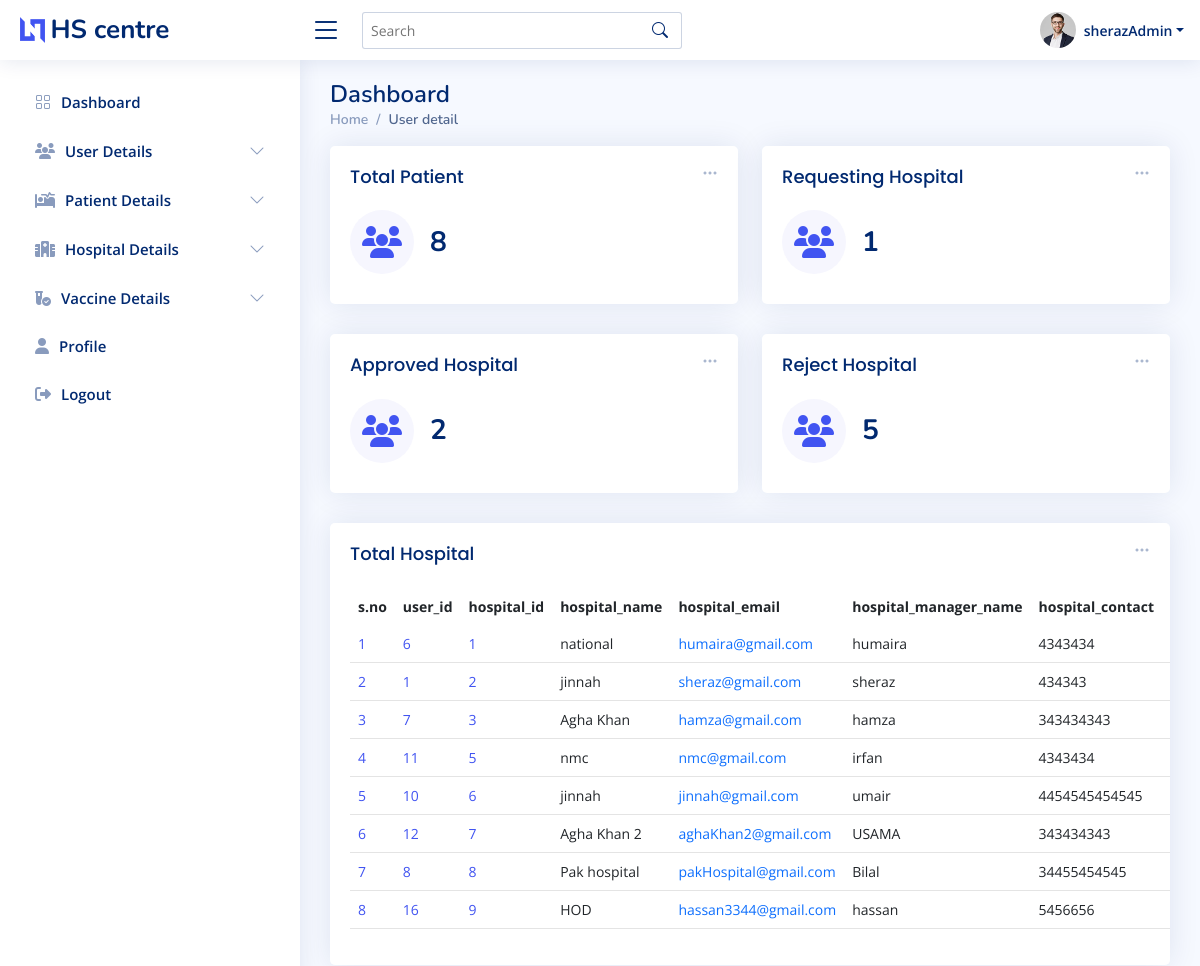
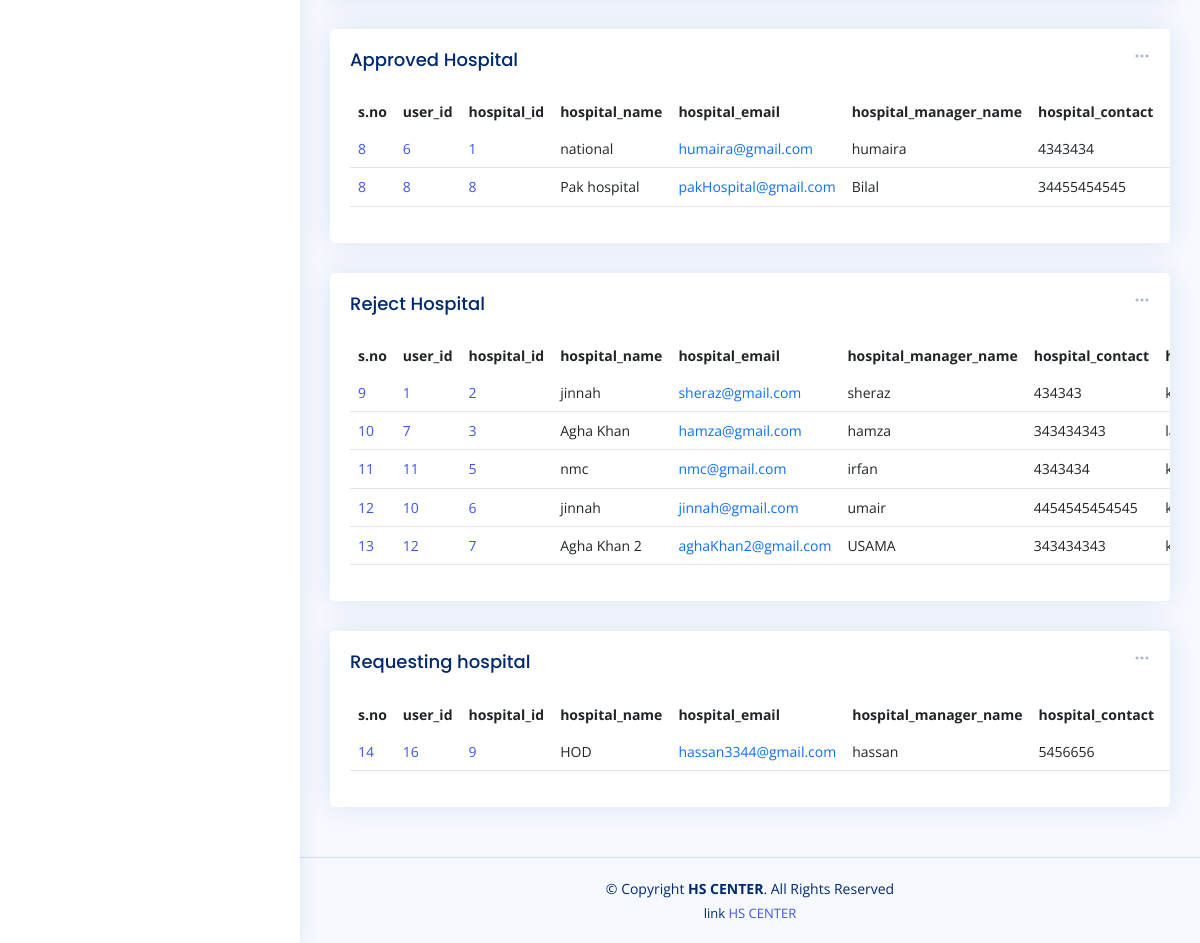
The page /admin_hos_detail.php (signed in) on the database its author committed (2 pictures, top to bottom).
### tables this page shows
CREATE TABLE `reg_hospital` (
  `hospital_id` int(11) NOT NULL,
  `hospital_name` varchar(200) NOT NULL,
  `hospital_manager_name` varchar(200) NOT NULL,
  `hospital_email` varchar(200) NOT NULL,
  `hospital_contact` varchar(255) NOT NULL,
  `hospital_location` varchar(222) NOT NULL,
  `hospital_manager_cnic` varchar(222) NOT NULL,
  `hospital_open_time` varchar(222) NOT NULL,
  `hospital_close_time` varchar(222) NOT NULL,
  `user_id` varchar(222) NOT NULL,
  `hospital_status` varchar(222) NOT NULL
);

### admin_hos_detail.php (the view, shortened to what the rows shown need)
<?php
require 'conn.php';
$fetch_hospitalQ = "SELECT * FROM `reg_hospital`";
$fetch_hospital = mysqli_query($conn,$fetch_hospitalQ);
$totalhospital = mysqli_num_rows($fetch_hospital);
$fetch_pending_hospitalQ = "SELECT * FROM `reg_hospital` WHERE `hospital_status` = ''";
$fetch_pending_hospital = mysqli_query($conn,$fetch_pending_hospitalQ);
$total_pending_hospital = mysqli_num_rows($fetch_pending_hospital);
$fetch_app_hospitalQ = "SELECT * FROM `reg_hospital` WHERE `hospital_status` ='approved'";
$fetch_app_hospital = mysqli_query($conn,$fetch_app_hospitalQ);
$total_app_hospital = mysqli_num_rows($fetch_app_hospital);
$fetch_reject_hospitalQ = "SELECT * FROM `reg_hospital` WHERE `hospital_status` ='reject'";
$fetch_reject_hospital = mysqli_query($conn,$fetch_reject_hospitalQ);
$total_reject_hospital = mysqli_num_rows($fetch_reject_hospital);
?>
<!DOCTYPE html>
<html lang="en">
<head>
  <?php require './component/_admin_link.php'?>
</head>
<body>
  <main id="main" class="main " >
    <div class="pagetitle ">
      <h1>Dashboard</h1>
    </div>
    <section class="section dashboard ">
      <div class="row ">
        <div class="col-lg-12">
          <div class="row ">
            <div class="col-12" >
              <div class="card recent-sales overflow-auto">
                <div class="card-body">
                  <table class="table table-borderless datatable" id="dowload_pdf">
                    <thead>
                      <tr>
                      <th scope="col">s.no</th>
                        <th scope="col">user_id</th>
                        <th scope="col">hospital_id </th>
                        <th scope="col">hospital_name</th>
                        <th scope="col">hospital_email</th>
                        <th scope="col">hospital_manager_name</th>
                        <th scope="col">hospital_contact</th>
                        <th scope="col">hospital_location</th>
                      </tr>
                    </thead>
                    <tbody>
                    <?php
                    if($totalhospital  > 0){
                      while($hospital_data = mysqli_fetch_assoc($fetch_hospital)){
                        $i+=1;
                          if($hospital_data['hospital_status'] !=''){
                            echo '<tr>
                          <td scope="row"><a href="#">'.$i.'</a></td>
                          <td scope="row"><a href="#">'.$hospital_data['user_id'].'</a></td>
                          <td scope="row"><a href="#">'.$hospital_data['hospital_id'].'</a></td>
                          <td>'.$hospital_data['hospital_name'].'</td>
                          <td><a  class="text-primary">'.$hospital_data['hospital_email'].'</a></td>
                          <td>'.$hospital_data['hospital_manager_name'].'</td>
                          <td>'.$hospital_data['hospital_contact'].'</td>
                          <td>'.$hospital_data['hospital_location'].'</td>
                          <td>'.$hospital_data['hospital_manager_cnic'].'</td>
                          <td>'.$hospital_data['hospital_open_time'].'</td>
                          <td>'.$hospital_data['hospital_close_time'].'</td>
                          <td>'.$hospital_data['hospital_status'].'</td>
                        </tr>';
                          }
                          if($hospital_data['hospital_status'] ==''){
                            echo '<tr>
                            <td scope="row"><a href="#">'.$i.'</a></td>
                            <td scope="row"><a href="#">'.$hospital_data['user_id'].'</a></td>
                            <td scope="row"><a href="#">'.$hospital_data['hospital_id'].'</a></td>
                            <td>'.$hospital_data['hospital_name'].'</td>
                            <td><a  class="text-primary">'.$hospital_data['hospital_email'].'</a></td>
                            <td>'.$hospital_data['hospital_manager_name'].'</td>
                            <td>'.$hospital_data['hospital_contact'].'</td>
                            <td>'.$hospital_data['hospital_location'].'</td>
                            <td>'.$hospital_data['hospital_manager_cnic'].'</td>
                            <td>'.$hospital_data['hospital_open_time'].'</td>
                          <td>'.$hospital_data['hospital_close_time'].'</td>
                            <td>pending</td>
                          </tr>';
                          }
                        }
                    }
                    ?>
                    </tbody>
                  </table>
                </div>
              </div>
            </div>
 <div class="col-12" >
              <div class="card recent-sales overflow-auto">
                <div class="card-body">
                  <table class="table table-borderless datatable" id="dowload_pdf">
                    <thead>
                      <tr>
                      <th scope="col">s.no</th>
                        <th scope="col">user_id</th>
                        <th scope="col">hospital_id </th>
                        <th scope="col">hospital_name</th>
                        <th scope="col">hospital_email</th>
                        <th scope="col">hospital_manager_name</th>
                        <th scope="col">hospital_contact</th>
                        <th scope="col">hospital_location</th>
                      </tr>
                    </thead>
                    <tbody>
                    <?php
                    if($total_app_hospital  > 0){
                      while($app_hos_data = mysqli_fetch_assoc($fetch_app_hospital)){
                          echo '<tr>
                          <td scope="row"><a href="#">'.$i.'</a></td>
                          <td scope="row"><a href="#">'.$app_hos_data['user_id'].'</a></td>
                          <td scope="row"><a href="#">'.$app_hos_data['hospital_id'].'</a></td>
                          <td>'.$app_hos_data['hospital_name'].'</td>
                          <td><a  class="text-primary">'.$app_hos_data['hospital_email'].'</a></td>
                          <td>'.$app_hos_data['hospital_manager_name'].'</td>
                          <td>'.$app_hos_data['hospital_contact'].'</td>
                          <td>'.$app_hos_data['hospital_location'].'</td>
                          <td>'.$app_hos_data['hospital_manager_cnic'].'</td>
                          <td>'.$app_hos_data['hospital_open_time'].'</td>
                        <td>'.$app_hos_data['hospital_close_time'].'</td>
                          <td>'.$app_hos_data['hospital_status'].'</td>
                          <td><a  href="admin_reject_hospital.php?hospital_ID='.$app_hos_data['hospital_id'].'&pageUrl=admin_app_hos.php" class="badge bg-danger ">reject</a></td>
                        </tr>';
                      }
                    }
                    ?>
                    </tbody>
                  </table>
                </div>
              </div>
            </div>
             <div class="col-12" >
              <div class="card recent-sales overflow-auto">
                <div class="card-body">
                  <table class="table table-borderless datatable" id="dowload_pdf">
                    <thead>
                      <tr>
                      <th scope="col">s.no</th>
                        <th scope="col">user_id</th>
                        <th scope="col">hospital_id </th>
                        <th scope="col">hospital_name</th>
                        <th scope="col">hospital_email</th>
                        <th scope="col">hospital_manager_name</th>
                        <th scope="col">hospital_contact</th>
                        <th scope="col">hospital_location</th>
                      </tr>
                    </thead>
                    <tbody>
                    <?php
                    if($total_reject_hospital > 0){
                      while($reg_hos_data = mysqli_fetch_assoc($fetch_reject_hospital)){
                        $i+=1;
                        echo '<tr>
                        <td scope="row"><a href="#">'.$i.'</a></td>
                        <td scope="row"><a href="#">'.$reg_hos_data['user_id'].'</a></td>
                        <td scope="row"><a href="#">'.$reg_hos_data['hospital_id'].'</a></td>
                        <td>'.$reg_hos_data['hospital_name'].'</td>
                        <td><a  class="text-primary">'.$reg_hos_data['hospital_email'].'</a></td>
                        <td>'.$reg_hos_data['hospital_manager_name'].'</td>
                        <td>'.$reg_hos_data['hospital_contact'].'</td>
                        <td>'.$reg_hos_data['hospital_location'].'</td>
                        <td>'.$reg_hos_data['hospital_manager_cnic'].'</td>
                        <td>'.$reg_hos_data['hospital_open_time'].'</td>
                      <td>'.$reg_hos_data['hospital_close_time'].'</td>
                        <td>'.$reg_hos_data['hospital_status'].'</td>
                        <td><a  href="admin_accept_hospital.php?hospital_ID='.$reg_hos_data['hospital_id'].'&pageUrl=admin_hos_detail.php" class="badge bg-success ">approved</a></td>
                      </tr>';
                        }
                    }
                    ?>
                    </tbody>
                  </table>
                </div>
              </div>
            </div>
             <div class="col-12" >
              <div class="card recent-sales overflow-auto">
                <div class="card-body">
                  <table class="table table-borderless datatable" id="dowload_pdf">
                    <thead>
                      <tr>
                        <th scope="col">s.no</th>
                        <th scope="col">user_id</th>
                        <th scope="col">hospital_id </th>
                        <th scope="col">hospital_name</th>
                        <th scope="col">hospital_email</th>
                        <th scope="col">hospital_manager_name</th>
                        <th scope="col">hospital_contact</th>
                        <th scope="col">hospital_location</th>
                      </tr>
                    </thead>
                    <tbody>
                    <?php
                    if($total_pending_hospital  > 0){
                      while($pending_hospital_data = mysqli_fetch_assoc($fetch_pending_hospital)){
                        $i+=1;
                          echo '<tr>
                          <td scope="row"><a href="#">'.$i.'</a></td>
                          <td scope="row"><a href="#">'.$pending_hospital_data['user_id'].'</a></td>
                          <td scope="row"><a href="#">'.$pending_hospital_data['hospital_id'].'</a></td>
                          <td>'.$pending_hospital_data['hospital_name'].'</td>
                          <td><a  class="text-primary">'.$pending_hospital_data['hospital_email'].'</a></td>
                          <td>'.$pending_hospital_data['hospital_manager_name'].'</td>
                          <td>'.$pending_hospital_data['hospital_contact'].'</td>
                          <td>'.$pending_hospital_data['hospital_location'].'</td>
                          <td>'.$pending_hospital_data['hospital_manager_cnic'].'</td>
                          <td>'.$pending_hospital_data['hospital_open_time'].'</td>
                          <td>'.$pending_hospital_data['hospital_close_time'].'</td>
                          <td>pending</td>
                          <td><a  href="admin_accept_hospital.php?hospital_ID='.$pending_hospital_data['hospital_id'].'&pageUrl=admin_hos_detail.php" class="badge bg-success ">approved</a></td>
                          <td><a  href="admin_reject_hospital.php?hospital_ID='.$pending_hospital_data['hospital_id'].'&pageUrl=admin_hos_detail.php" class="badge bg-danger ">reject</a></td>
                        </tr>';
                        }
                    }
                    ?>
                    </tbody>
                  </table>
                </div>
              </div>
            </div>
          </div>
        </div>
      </div>
    </section>
  </main>
</body>
</html>

### rows shown on the page
reg_hospital: user "6", hospital_id "1", hospital_name "national", hospital_email "humaira@gmail.com", hospital_manager_name "humaira", hospital_contact "4343434", i "8"
reg_hospital: user "1", hospital_id "2", hospital_name "jinnah", hospital_email "sheraz@gmail.com", hospital_manager_name "sheraz", hospital_contact "434343"
reg_hospital: user "7", hospital_id "3", hospital_name "Agha Khan", hospital_email "hamza@gmail.com", hospital_manager_name "hamza", hospital_contact "343434343"
reg_hospital: user "11", hospital_id "5", hospital_name "nmc", hospital_email "nmc@gmail.com", hospital_manager_name "irfan", hospital_contact "4343434"
reg_hospital: user "10", hospital_id "6", hospital_name "jinnah", hospital_email "jinnah@gmail.com", hospital_manager_name "umair", hospital_contact "4454545454545"
reg_hospital: user "12", hospital_id "7", hospital_name "Agha Khan 2", hospital_email "aghaKhan2@gmail.com", hospital_manager_name "USAMA", hospital_contact "343434343"
reg_hospital: user "8", hospital_id "8", hospital_name "Pak hospital", hospital_email "pakHospital@gmail.com", hospital_manager_name "Bilal", hospital_contact "34455454545", i "8"
reg_hospital: user "16", hospital_id "9", hospital_name "HOD", hospital_email "hassan3344@gmail.com", hospital_manager_name "hassan", hospital_contact "5456656"

### other values the page prints
$_SESSION['admin_name'] "sherazAdmin"
$totalhospital "8"
$total_pending_hospital "1"
$total_app_hospital "2"
$total_reject_hospital "5"
